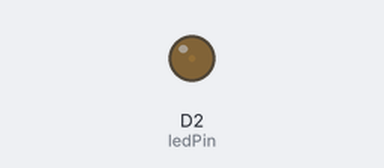
A sketch run on a simulated ESP8266 (NodeMCU). On the bench: output pins drawn as LEDs (lit = HIGH).

Above: at 0.05 s.
At 1.85 s:
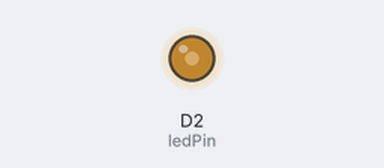
At 3.7 s:
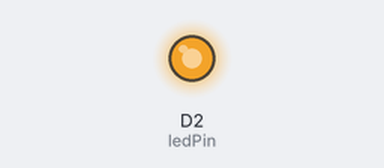
At 7.4 s:
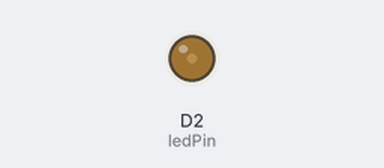
Timing chart, 0 to 10.7 s (numbered marks = the images above):
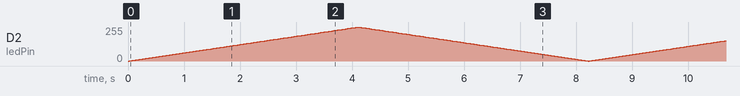

The sketch:

pwm_led_D2.ino
```cpp
#include <Arduino.h>

// Define the GPIO pin for the LED
const int ledPin = D2; // Replace with the GPIO pin you are using

// Variables for PWM control
int brightness = 0;      // Current brightness level (0-1023)
int fadeAmount = 5;      // Amount to increase or decrease brightness

void setup() {
  // Initialize the LED pin as an output
  pinMode(ledPin, OUTPUT);
}

void loop() {
  // Set the brightness of the LED using PWM
  analogWrite(ledPin, brightness);

  // Adjust the brightness for the next loop
  brightness += fadeAmount;

  // Reverse direction when the brightness reaches the limits
  if (brightness <= 0 || brightness >= 1023) {
    fadeAmount = -fadeAmount; // Reverse fade direction
  }

  // Delay to slow down the fading effect
  delay(20); // Increase this value (e.g., to 50 or 100) for a slower effect
}
```
